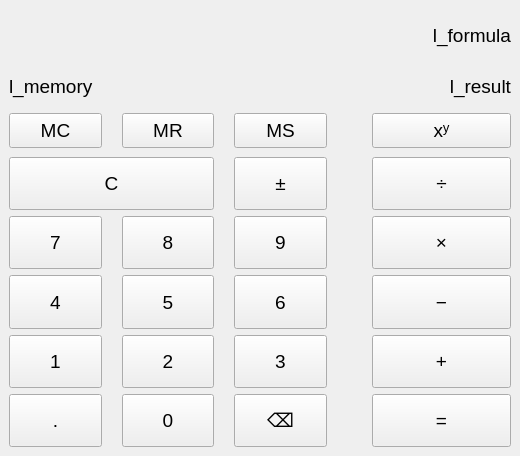
<?xml version="1.0" encoding="UTF-8"?>
<ui version="4.0">
 <class>MainWindow</class>
 <widget class="QMainWindow" name="MainWindow">
  <property name="geometry">
   <rect>
    <x>0</x>
    <y>0</y>
    <width>520</width>
    <height>456</height>
   </rect>
  </property>
  <property name="sizePolicy">
   <sizepolicy hsizetype="Preferred" vsizetype="Preferred">
    <horstretch>0</horstretch>
    <verstretch>0</verstretch>
   </sizepolicy>
  </property>
  <property name="font">
   <font>
    <pointsize>14</pointsize>
   </font>
  </property>
  <property name="windowTitle">
   <string>Калькулятор</string>
  </property>
  <widget class="QWidget" name="centralwidget">
   <layout class="QGridLayout" name="gridLayout" rowstretch="3,2,1,2,2,3,3,3,3,3" columnstretch="2,2,2,0,3">
    <property name="horizontalSpacing">
     <number>20</number>
    </property>
    <item row="1" column="0" colspan="5">
     <layout class="QHBoxLayout" name="horizontalLayout" stretch="7,1">
      <property name="spacing">
       <number>-1</number>
      </property>
      <item>
       <widget class="QLabel" name="l_memory">
        <property name="sizePolicy">
         <sizepolicy hsizetype="Minimum" vsizetype="Expanding">
          <horstretch>0</horstretch>
          <verstretch>0</verstretch>
         </sizepolicy>
        </property>
        <property name="text">
         <string>l_memory</string>
        </property>
       </widget>
      </item>
      <item>
       <widget class="QLabel" name="l_result">
        <property name="sizePolicy">
         <sizepolicy hsizetype="Minimum" vsizetype="Expanding">
          <horstretch>0</horstretch>
          <verstretch>0</verstretch>
         </sizepolicy>
        </property>
        <property name="text">
         <string>l_result</string>
        </property>
        <property name="alignment">
         <set>Qt::AlignmentFlag::AlignRight|Qt::AlignmentFlag::AlignTrailing|Qt::AlignmentFlag::AlignVCenter</set>
        </property>
       </widget>
      </item>
     </layout>
    </item>
    <item row="6" column="2">
     <widget class="QPushButton" name="pb_9">
      <property name="sizePolicy">
       <sizepolicy hsizetype="Expanding" vsizetype="Expanding">
        <horstretch>0</horstretch>
        <verstretch>0</verstretch>
       </sizepolicy>
      </property>
      <property name="text">
       <string>9</string>
      </property>
     </widget>
    </item>
    <item row="3" column="1">
     <widget class="QPushButton" name="pb_open_saved_num">
      <property name="sizePolicy">
       <sizepolicy hsizetype="Preferred" vsizetype="Expanding">
        <horstretch>0</horstretch>
        <verstretch>0</verstretch>
       </sizepolicy>
      </property>
      <property name="text">
       <string>MR</string>
      </property>
     </widget>
    </item>
    <item row="3" column="4">
     <widget class="QPushButton" name="pb_power">
      <property name="sizePolicy">
       <sizepolicy hsizetype="Expanding" vsizetype="Expanding">
        <horstretch>0</horstretch>
        <verstretch>0</verstretch>
       </sizepolicy>
      </property>
      <property name="text">
       <string>xʸ</string>
      </property>
     </widget>
    </item>
    <item row="8" column="0">
     <widget class="QPushButton" name="pb_1">
      <property name="sizePolicy">
       <sizepolicy hsizetype="Expanding" vsizetype="Expanding">
        <horstretch>0</horstretch>
        <verstretch>0</verstretch>
       </sizepolicy>
      </property>
      <property name="text">
       <string>1</string>
      </property>
     </widget>
    </item>
    <item row="8" column="2">
     <widget class="QPushButton" name="pb_3">
      <property name="sizePolicy">
       <sizepolicy hsizetype="Expanding" vsizetype="Expanding">
        <horstretch>0</horstretch>
        <verstretch>0</verstretch>
       </sizepolicy>
      </property>
      <property name="text">
       <string>3</string>
      </property>
     </widget>
    </item>
    <item row="3" column="2">
     <widget class="QPushButton" name="pb_save">
      <property name="sizePolicy">
       <sizepolicy hsizetype="Preferred" vsizetype="Preferred">
        <horstretch>0</horstretch>
        <verstretch>0</verstretch>
       </sizepolicy>
      </property>
      <property name="text">
       <string>MS</string>
      </property>
     </widget>
    </item>
    <item row="7" column="1">
     <widget class="QPushButton" name="pb_5">
      <property name="sizePolicy">
       <sizepolicy hsizetype="Expanding" vsizetype="Expanding">
        <horstretch>0</horstretch>
        <verstretch>0</verstretch>
       </sizepolicy>
      </property>
      <property name="text">
       <string>5</string>
      </property>
     </widget>
    </item>
    <item row="7" column="0">
     <widget class="QPushButton" name="pb_4">
      <property name="sizePolicy">
       <sizepolicy hsizetype="Expanding" vsizetype="Expanding">
        <horstretch>0</horstretch>
        <verstretch>0</verstretch>
       </sizepolicy>
      </property>
      <property name="text">
       <string>4</string>
      </property>
     </widget>
    </item>
    <item row="7" column="4">
     <widget class="QPushButton" name="pb_minus">
      <property name="sizePolicy">
       <sizepolicy hsizetype="Expanding" vsizetype="Expanding">
        <horstretch>0</horstretch>
        <verstretch>0</verstretch>
       </sizepolicy>
      </property>
      <property name="text">
       <string>−</string>
      </property>
     </widget>
    </item>
    <item row="9" column="4">
     <widget class="QPushButton" name="pb_result">
      <property name="sizePolicy">
       <sizepolicy hsizetype="Expanding" vsizetype="Expanding">
        <horstretch>0</horstretch>
        <verstretch>0</verstretch>
       </sizepolicy>
      </property>
      <property name="text">
       <string>=</string>
      </property>
     </widget>
    </item>
    <item row="9" column="1">
     <widget class="QPushButton" name="pb_0">
      <property name="sizePolicy">
       <sizepolicy hsizetype="Expanding" vsizetype="Expanding">
        <horstretch>0</horstretch>
        <verstretch>0</verstretch>
       </sizepolicy>
      </property>
      <property name="text">
       <string>0</string>
      </property>
     </widget>
    </item>
    <item row="6" column="4">
     <widget class="QPushButton" name="pb_multiply">
      <property name="sizePolicy">
       <sizepolicy hsizetype="Expanding" vsizetype="Expanding">
        <horstretch>0</horstretch>
        <verstretch>0</verstretch>
       </sizepolicy>
      </property>
      <property name="text">
       <string>×</string>
      </property>
     </widget>
    </item>
    <item row="9" column="0">
     <widget class="QPushButton" name="pb_dot">
      <property name="sizePolicy">
       <sizepolicy hsizetype="Expanding" vsizetype="Expanding">
        <horstretch>0</horstretch>
        <verstretch>0</verstretch>
       </sizepolicy>
      </property>
      <property name="text">
       <string>.</string>
      </property>
     </widget>
    </item>
    <item row="6" column="0">
     <widget class="QPushButton" name="pb_7">
      <property name="sizePolicy">
       <sizepolicy hsizetype="Expanding" vsizetype="Expanding">
        <horstretch>0</horstretch>
        <verstretch>0</verstretch>
       </sizepolicy>
      </property>
      <property name="text">
       <string>7</string>
      </property>
     </widget>
    </item>
    <item row="0" column="4">
     <widget class="QLabel" name="l_formula">
      <property name="sizePolicy">
       <sizepolicy hsizetype="Minimum" vsizetype="Expanding">
        <horstretch>0</horstretch>
        <verstretch>0</verstretch>
       </sizepolicy>
      </property>
      <property name="text">
       <string>l_formula</string>
      </property>
      <property name="alignment">
       <set>Qt::AlignmentFlag::AlignRight|Qt::AlignmentFlag::AlignTrailing|Qt::AlignmentFlag::AlignVCenter</set>
      </property>
     </widget>
    </item>
    <item row="3" column="0">
     <widget class="QPushButton" name="pb_clear_memory">
      <property name="sizePolicy">
       <sizepolicy hsizetype="Preferred" vsizetype="Expanding">
        <horstretch>0</horstretch>
        <verstretch>0</verstretch>
       </sizepolicy>
      </property>
      <property name="text">
       <string>MC</string>
      </property>
     </widget>
    </item>
    <item row="5" column="3">
     <spacer name="horizontalSpacer">
      <property name="orientation">
       <enum>Qt::Orientation::Horizontal</enum>
      </property>
      <property name="sizeHint" stdset="0">
       <size>
        <width>5</width>
        <height>20</height>
       </size>
      </property>
     </spacer>
    </item>
    <item row="5" column="2">
     <widget class="QPushButton" name="pb_sign_change">
      <property name="sizePolicy">
       <sizepolicy hsizetype="Expanding" vsizetype="Expanding">
        <horstretch>0</horstretch>
        <verstretch>0</verstretch>
       </sizepolicy>
      </property>
      <property name="text">
       <string>±</string>
      </property>
     </widget>
    </item>
    <item row="8" column="1">
     <widget class="QPushButton" name="pb_2">
      <property name="sizePolicy">
       <sizepolicy hsizetype="Expanding" vsizetype="Expanding">
        <horstretch>0</horstretch>
        <verstretch>0</verstretch>
       </sizepolicy>
      </property>
      <property name="text">
       <string>2</string>
      </property>
     </widget>
    </item>
    <item row="6" column="1">
     <widget class="QPushButton" name="pb_8">
      <property name="sizePolicy">
       <sizepolicy hsizetype="Expanding" vsizetype="Expanding">
        <horstretch>0</horstretch>
        <verstretch>0</verstretch>
       </sizepolicy>
      </property>
      <property name="text">
       <string>8</string>
      </property>
     </widget>
    </item>
    <item row="2" column="0">
     <spacer name="verticalSpacer">
      <property name="orientation">
       <enum>Qt::Orientation::Vertical</enum>
      </property>
      <property name="sizeType">
       <enum>QSizePolicy::Policy::Fixed</enum>
      </property>
      <property name="sizeHint" stdset="0">
       <size>
        <width>20</width>
        <height>3</height>
       </size>
      </property>
     </spacer>
    </item>
    <item row="5" column="4">
     <widget class="QPushButton" name="pb_division">
      <property name="sizePolicy">
       <sizepolicy hsizetype="Expanding" vsizetype="Expanding">
        <horstretch>0</horstretch>
        <verstretch>0</verstretch>
       </sizepolicy>
      </property>
      <property name="text">
       <string>÷</string>
      </property>
     </widget>
    </item>
    <item row="5" column="0" colspan="2">
     <widget class="QPushButton" name="pb_clear">
      <property name="sizePolicy">
       <sizepolicy hsizetype="Expanding" vsizetype="Expanding">
        <horstretch>0</horstretch>
        <verstretch>0</verstretch>
       </sizepolicy>
      </property>
      <property name="text">
       <string>C</string>
      </property>
     </widget>
    </item>
    <item row="8" column="4">
     <widget class="QPushButton" name="pb_plus">
      <property name="sizePolicy">
       <sizepolicy hsizetype="Expanding" vsizetype="Expanding">
        <horstretch>0</horstretch>
        <verstretch>0</verstretch>
       </sizepolicy>
      </property>
      <property name="text">
       <string>+</string>
      </property>
     </widget>
    </item>
    <item row="7" column="2">
     <widget class="QPushButton" name="pb_6">
      <property name="sizePolicy">
       <sizepolicy hsizetype="Expanding" vsizetype="Expanding">
        <horstretch>0</horstretch>
        <verstretch>0</verstretch>
       </sizepolicy>
      </property>
      <property name="text">
       <string>6</string>
      </property>
     </widget>
    </item>
    <item row="4" column="0">
     <spacer name="verticalSpacer_2">
      <property name="orientation">
       <enum>Qt::Orientation::Vertical</enum>
      </property>
      <property name="sizeType">
       <enum>QSizePolicy::Policy::Fixed</enum>
      </property>
      <property name="sizeHint" stdset="0">
       <size>
        <width>20</width>
        <height>3</height>
       </size>
      </property>
     </spacer>
    </item>
    <item row="9" column="2">
     <widget class="QPushButton" name="pb_back">
      <property name="sizePolicy">
       <sizepolicy hsizetype="Expanding" vsizetype="Expanding">
        <horstretch>0</horstretch>
        <verstretch>0</verstretch>
       </sizepolicy>
      </property>
      <property name="text">
       <string>⌫</string>
      </property>
     </widget>
    </item>
   </layout>
  </widget>
 </widget>
 <resources/>
 <connections/>
</ui>
